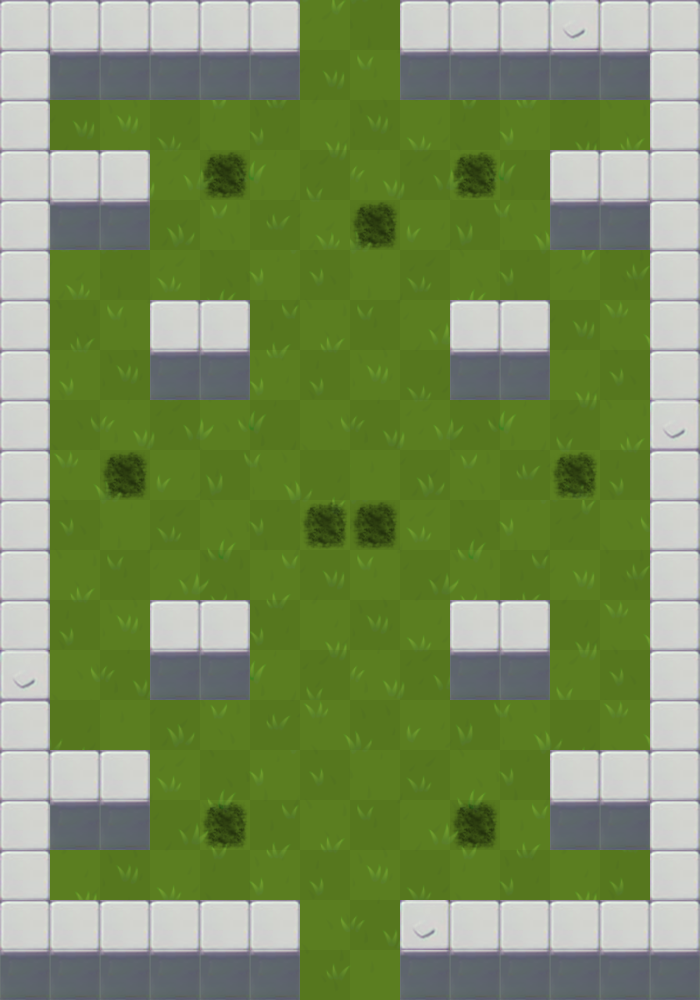

Rendered tile map (Tiled .tmx) drawn with the repository's tilesets; below, a short description and the map source with its tile grids summarised:
An orthogonal 14x20 tile map with 50x50 px tiles, 14 tile layers (suelo, pared, enemigos1, enemigos2, ...), 12 tilesets.

<map version="1.2" tiledversion="2020.05.07" orientation="orthogonal" renderorder="right-down" width="14" height="20" tilewidth="50" tileheight="50" infinite="0" nextlayerid="15" nextobjectid="1">
 <properties>
  <property name="LongitudSierra" type="float" value="4" />
  <property name="MovingEnemyFinalPosX" type="float" value="5" />
  <property name="MovingEnemyFinalPosY" type="float" value="12" />
 </properties>
 <tileset firstgid="1" name="0" tilewidth="50" tileheight="50" tilecount="1" columns="1">
  <image source="tiles/0.png" width="64" height="64" />
 </tileset>
 <tileset firstgid="2" name="1" tilewidth="50" tileheight="50" tilecount="1" columns="1">
  <image source="tiles/1.png" width="64" height="64" />
 </tileset>
 <tileset firstgid="3" name="2" tilewidth="50" tileheight="50" tilecount="1" columns="1">
  <image source="tiles/2.png" width="64" height="64" />
 </tileset>
 <tileset firstgid="4" name="3" tilewidth="50" tileheight="50" tilecount="1" columns="1">
  <image source="tiles/3.png" width="64" height="64" />
 </tileset>
 <tileset firstgid="5" name="suciedad50" tilewidth="50" tileheight="50" tilecount="1" columns="1">
  <image source="tiles/suciedad50.png" width="50" height="50" />
 </tileset>
 <tileset firstgid="6" name="hoyo250" tilewidth="50" tileheight="50" tilecount="1" columns="1">
  <image source="tiles/hoyo250.png" width="50" height="50" />
 </tileset>
 <tileset firstgid="7" name="hoyo50" tilewidth="50" tileheight="50" tilecount="1" columns="1">
  <image source="tiles/hoyo50.png" width="50" height="50" />
 </tileset>
 <tileset firstgid="8" name="PuertaTransparente" tilewidth="50" tileheight="50" tilecount="1" columns="1">
  <image source="tiles/PuertaTransparente.png" width="50" height="50" />
 </tileset>
 <tileset firstgid="9" name="Bloque" tilewidth="50" tileheight="50" tilecount="1" columns="1">
  <image source="tiles/Bloque.png" width="50" height="50" />
 </tileset>
 <tileset firstgid="10" name="Bloque2" tilewidth="50" tileheight="50" tilecount="1" columns="1">
  <image source="tiles/Bloque2.png" width="50" height="50" />
 </tileset>
 <tileset firstgid="11" name="BloquePerp" tilewidth="50" tileheight="50" tilecount="1" columns="1">
  <image source="tiles/BloquePerp.png" width="50" height="50" />
 </tileset>
 <tileset firstgid="12" name="sueloCespedCompleto" tilewidth="50" tileheight="50" tilecount="280" columns="14">
  <image source="tiles/sueloCespedCompleto.png" width="700" height="1000" />
 </tileset>
 <layer id="1" name="suelo" width="14" height="20">
  <data>[280 cells, 280 non-empty, 280 distinct tile ids]</data>
 </layer>
 <layer id="2" name="pared" width="14" height="20">
  <data>[280 cells, 112 non-empty, 3 distinct tile ids]</data>
 </layer>
 <layer id="3" name="enemigos1" width="14" height="20">
  <data>[280 cells, 6 non-empty, 1 distinct tile ids]</data>
 </layer>
 <layer id="4" name="enemigos2" width="14" height="20">
  <data>[280 cells, 0 non-empty, 0 distinct tile ids]</data>
 </layer>
 <layer id="5" name="enemigos3" width="14" height="20">
  <data>[280 cells, 1 non-empty, 1 distinct tile ids]</data>
 </layer>
 <layer id="14" name="enemigos4" width="14" height="20">
  <data>[280 cells, 2 non-empty, 1 distinct tile ids]</data>
 </layer>
 <layer id="6" name="blocker" width="14" height="20">
  <data>[280 cells, 0 non-empty, 0 distinct tile ids]</data>
 </layer>
 <layer id="12" name="pinchos" width="14" height="20">
  <data>[280 cells, 0 non-empty, 0 distinct tile ids]</data>
 </layer>
 <layer id="13" name="sierra" width="14" height="20">
  <data>[280 cells, 0 non-empty, 0 distinct tile ids]</data>
 </layer>
 <layer id="7" name="mejoraVida" width="14" height="20">
  <data>[280 cells, 0 non-empty, 0 distinct tile ids]</data>
 </layer>
 <layer id="8" name="mejoraAtaque" width="14" height="20">
  <data>[280 cells, 0 non-empty, 0 distinct tile ids]</data>
 </layer>
 <layer id="9" name="mejoraMovimiento" width="14" height="20">
  <data>[280 cells, 0 non-empty, 0 distinct tile ids]</data>
 </layer>
 <layer id="10" name="mejoraCadencia" width="14" height="20">
  <data>[280 cells, 0 non-empty, 0 distinct tile ids]</data>
 </layer>
 <layer id="11" name="puerta" width="14" height="20">
  <data>[280 cells, 2 non-empty, 1 distinct tile ids]</data>
 </layer>
</map>
